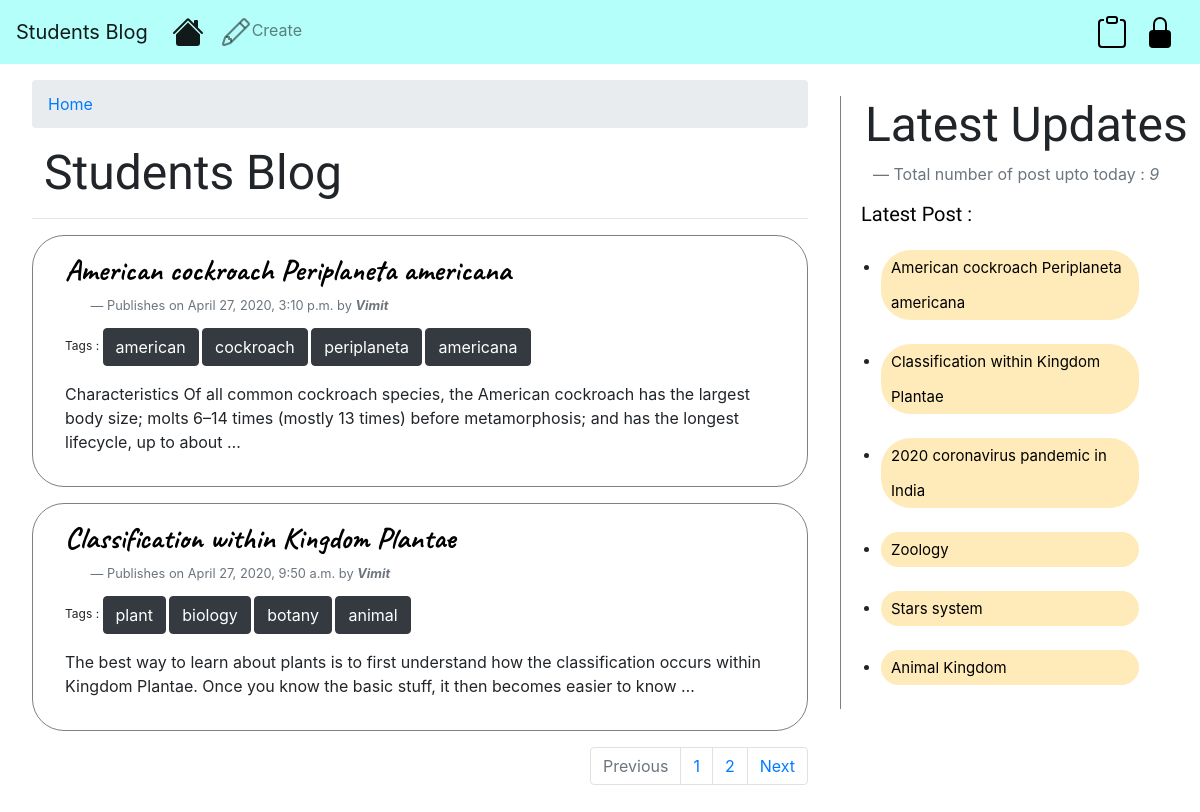
Screenshot of /blog/ with the database file from the repository.
### scienceblog/models.py (models this page shows, shortened)
class Post(models.Model):
    STATUS_CHOICES=(('draft','Draft'),('published','Published'))
    title = models.CharField(max_length=256)
    slug = models.SlugField(max_length=264,unique_for_date='publish')
    author = models.ForeignKey(User, on_delete=models.CASCADE, related_name='blog_post',
                               related_query_name=None, limit_choices_to=None, null=True, db_column='author', blank=True)
    body = models.TextField()
    publish = models.DateTimeField(default=timezone.now)
    created = models.DateTimeField(default=timezone.now)
    updated = models.DateTimeField(default=timezone.now)
    status=models.CharField(max_length=10,choices=STATUS_CHOICES,default='draft')
    objects= CustomManager()
    tags = TaggableManager()
    class Meta:
        ordering=('-publish',)
    def get_absolute_url(self):
        return reverse('post_detail', args=[self.publish.year, self.publish.strftime('%m'), self.publish.strftime('%d'), self.slug], kwargs=None, current_app='scienceblog')

### scienceblog/views.py (the view)
def post_list_view(request,tag_slug=None):
    post_list = Post.objects.all()
    tag = None
    if tag_slug:
        tag = get_object_or_404(Tag,slug=tag_slug)
        post_list = post_list.filter(tags__in=[tag])
    paginator = Paginator(post_list,2)
    page_number=request.GET.get('page')
    try:
        post_list=paginator.page(page_number)
    except PageNotAnInteger:
        post_list=paginator.page(1)
    except EmptyPage:
        post_list=paginator.page(paginator.num_pages)
    return render(request,'blog/post_list.html',{'post_list':post_list,'tag':tag})

### scienceblog/models.py (called while the page is built)
    def get_queryset(self):
        return super().get_queryset().filter(status='published')

### scienceblog/templatetags/blog.py (called while the page is built)
@register.simple_tag(name='count',takes_context=True)
def total_posts(context):
    return Post.objects.count()

@register.inclusion_tag('blog/latest_post.html')
def show_latest_post(count=5):
    latest_post = Post.objects.order_by('-publish')[:count]
    return {'latest_post': latest_post}

@register.filter
def get_range(value):
    return range(1,value+1)

### templates/blog/post_list.html (shortened to what this page needs)
{%extends 'blog/index.html' %}
{% load crispy_forms_tags %}
{%block content%}
    <nav aria-label="breadcrumb">
        <ol class="breadcrumb">
            <li class="breadcrumb-item"><a href="{% url 'blog-home' %}">Home</a></li>
        </ol>
    </nav>
    <h3 style="font-family: 'Dr Sugiyama';font-size: 48px; padding-left: 0.25em;">Students Blog</h3>
    <hr>
    {% for post in post_list %}
    <div class="container_post">
        <a href="{{post.get_absolute_url}}" class="alert-primary" style="color:chocolate;">
            <h5 style="font-family: 'Caveat';font-size: 30px;color:black;font-weight: 800; ">{{post.title}}</h5>
        </a>
        <footer class="blockquote-footer" style="padding: 0 0 1em 2em;">Publishes on {{post.publish}} by <cite
                title="Source Title"><strong>{{post.author}}</strong></cite></footer>
            {% if post.tags.all %}
                <p style="font-size:12px;">Tags :
                    {% for tag in post.tags.all %}
                        {% if tag.name %}
                            <a href="{% url 'post_list_tag_name' tag.slug %}" class="btn btn-dark">{{tag.name}}</a>
                        {% else %}
                            <p>No tags available</p>
                        {% endif %}
                    {% endfor%}
                </p>
            {% endif %}
        {{post.body|truncatewords:30|linebreaks}}
    </div>
    {%endfor%}
    {%include 'blog/pagination.html' with page=post_list%}
{%endblock%}

### templates/blog/index.html (shortened to what this page needs)
<!DOCTYPE html>
{% load blog %}
{% load static %}
<html lang="en" dir="ltr">
  <head>
    <link rel="stylesheet" href="https://stackpath.bootstrapcdn.com/bootstrap/4.4.1/css/bootstrap.min.css">
    <link rel="stylesheet" href="https://cdnjs.cloudflare.com/ajax/libs/font-awesome/4.7.0/css/font-awesome.min.css">
    <link rel="stylesheet" href="{% static "css/blog/blog.css" %}">
  </head>
  <body>
    <nav class="navbar navbar-expand-lg fixed-top navbar-light" style="background-color: #b4fff9;">
      <a class="navbar-brand" href="/blog">Students Blog</a>
      <div class="collapse navbar-collapse" id="navbarSupportedContent">
        <ul class="navbar-nav mr-auto">
          <li class="nav-item active">
            <a class="nav-link" href="/"><svg class="bi bi-house-fill" width="2em" height="2em" viewBox="0 0 16 16" fill="currentColor" xmlns="http://www.w3.org/2000/svg"></a>
          </li>
          <li class="nav-item">
            <a class="nav-link" href="/create">Create</a>
          </li>
        </ul>
        <ul class="nav navbar-nav navbar-right">
          {% if user.is_authenticated %}
          <li><a href="{% url 'profile' %}" style="0.5em 0.5em 0.5em 0.5em;color: black;" title="Profile"><svg
                class="bi bi-person-square" width="2em" height="2em"
                viewBox="0 0 16 16" fill="currentColor" xmlns="http://www.w3.org/2000/svg">
                <path fill-rule="evenodd"
                  d="M14 1H2a1 1 0 00-1 1v12a1 1 0 001 1h12a1 1 0 001-1V2a1 1 0 00-1-1zM2 0a2 2 0 00-2 2v12a2 2 0 002 2h12a2 2 0 002-2V2a2 2 0 00-2-2H2z"
                  clip-rule="evenodd" />
                <path fill-rule="evenodd" d="M2 15v-1c0-1 1-4 6-4s6 3 6 4v1H2zm6-6a3 3 0 100-6 3 3 0 000 6z"
                  clip-rule="evenodd" />
              </svg><span style="margin: 0 0.5em 0 0.5em;">Hi! {{request.user}}</span></a></li>
          <li><a href="{% url 'logout' %}" style="0.5em 0.5em 0.5em 0.5em;color: black;" title="Logout"><svg
                class="bi bi-power" width="2em"
                height="2em" viewBox="0 0 16 16" fill="currentColor" xmlns="http://www.w3.org/2000/svg">
                <path fill-rule="evenodd" d="M5.578 4.437a5 5 0 104.922.044l.5-.866a6 6 0 11-5.908-.053l.486.875z"
                  clip-rule="evenodd" />
                <path fill-rule="evenodd" d="M7.5 8V1h1v7h-1z" clip-rule="evenodd" />
              </svg><span></span></a></li>
          {%else%}
          <li><a href="{% url 'signup' %}" style="color: black;padding:0.5em 0.5em 0.5em 0.5em;" title="Sign Up"></a></li>
          <li><a href="{% url 'login' %}" style="padding:0.5em 0.5em 0.5em 0.5em;color: black;" title="Login"><svg
                class="bi bi-lock-fill" width="2em"
                height="2em"
                viewBox="0 0 16 16" fill="currentColor" xmlns="http://www.w3.org/2000/svg">
                <rect width="11" height="9" x="2.5" y="7" rx="2" />
                <path fill-rule="evenodd" d="M4.5 4a3.5 3.5 0 117 0v3h-1V4a2.5 2.5 0 00-5 0v3h-1V4z"
                  clip-rule="evenodd" /></svg></a></li>
            {% endif %}
        </ul>
      </div>
    </nav>
    <div class="content">
      {% block content %}{% endblock %}
    </div>
    {% block sidebar %}
    <div class="sidebar">
      <h3 style="font-family: 'Dr Sugiyama';font-size: 48px; padding-left: 0.5em;">Latest Updates</h3>
      <footer class="blockquote-footer" style="font-size: 16px;padding: 0 0 1em 2em;">Total number of post upto today :
        <cite
          title="Source Title">{% count %}</cite></footer>
      <h5 style="font-family: 'Croissant One';font-size: 20px;color:black;padding: 0 0 0 1em; ">
        Latest Post :</h5>{% show_latest_post 6%}
    </div>
    {% endblock %}
  </body>
</html>

### templates/blog/pagination.html
{% load blog %}
<nav aria-label="Page navigation example">
    <ul class="pagination justify-content-end">
        {%if page.has_previous%}
            <li class="page-item">
                <a class="page-link" tabindex="-1" aria-disabled="true" href="?page={{page.previous_page_number}}">Previous</a>
            </li>
            {% else %}
                <li class="page-item disabled">
                    <a class="page-link" href="#" tabindex="-1" aria-disabled="true">Previous</a>
                </li>
            {%endif%}
        {% with 2 as pg %}
            {% for n in pg|get_range %}
            <li> <a class="page-link" href="?page={{n}}">{{n}}</a> </li>
            {% endfor %}
        {% endwith %}
        <li class="page-item">
            {%if page.has_next%}
            <a class="page-link" href="?page={{page.next_page_number}}">Next</a>
            {%endif%}
        </li>
    </ul>
</nav>

### templates/blog/latest_post.html (shortened to what this page needs)
<div class="row">
    <div class="col-sm-12">
        <div class="list-type3">
            <ul>
                {% for post in latest_post %}
                <li class="list"><a class="latest" href="{{post.get_absolute_url}}">{{post.title}}</a></li>
                {% endfor %}
            </ul>
        </div>
    </div>
</div>

### static/css/blog/blog.css (style rules this page uses)
.content { margin-top: 4em; width:70%; float: left; height: 100%; padding: 1em 2em 1em 2em; }
.container_post { border: 1px solid grey; border-radius: 2em; margin: 0 0 1em 0; padding: 1em 2em 1em 2em; }
.sidebar { margin-top: 6em; width: 30%; float: right; border-left: 1px solid grey; height: 100%; }
h5 { color: black; }

### templates/blog/latest_post.html (style rules this page uses)
.list-type3 { margin:0 auto; width: 100%; }
.list-type3 li, .list-type3 a { float: left; height: 50%; line-height: 35px; position: relative; font-size: 15px; margin-bottom: 12px; width: 90%; }
.list-type3 a { padding: 0 0 0 10px; background: #ffebb9; color: black; border-radius: 2em; }

### rows the page displays
Post: title "American cockroach Periplaneta americana", publish "April 27, 2020, 3:10 p.m.", author "Vimit", body "Characteristics Of all common cockroach species, the American cockroach has the largest body size; molts 6–14 times (mostly 13 times) before metamorphosis; and has the longest lifecycle, up to about …"
Tag: name "american"
Tag: name "cockroach"
Tag: name "periplaneta"
Tag: name "americana"
Post: title "Classification within Kingdom Plantae", publish "April 27, 2020, 9:50 a.m.", author "Vimit", body "The best way to learn about plants is to first understand how the classification occurs within Kingdom Plantae. Once you know the basic stuff, it then becomes easier to know …"
Tag: name "plant"
Tag: name "biology"
Tag: name "botany"
Tag: name "animal"
Post: title "2020 coronavirus pandemic in India"
Post: title "Zoology"
Post: title "Stars system"
Post: title "Animal Kingdom"

### other values shown
{{ n }} "1" "2"
